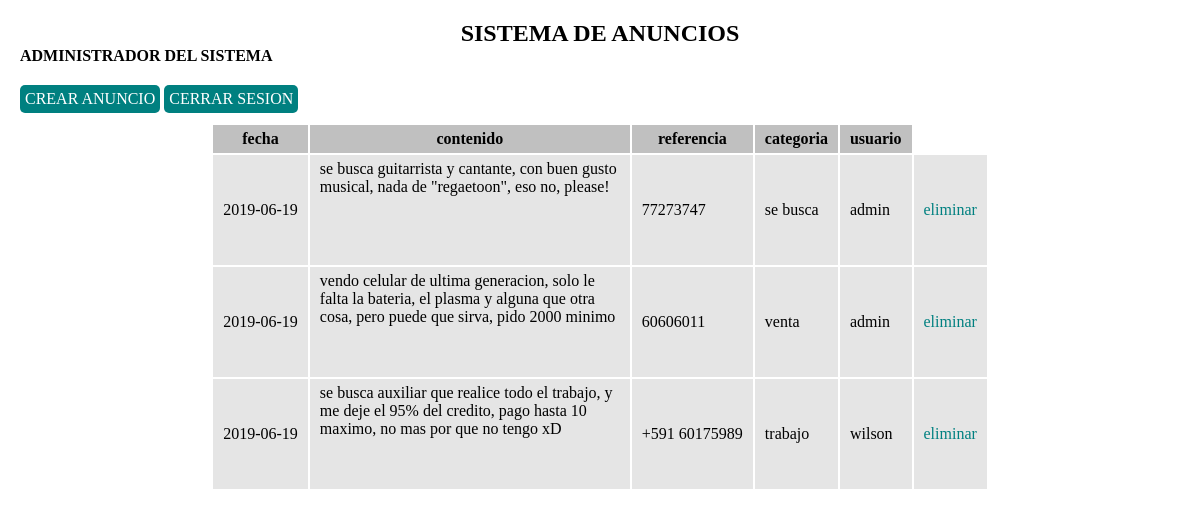
Screenshot of /sistema.php (signed in) with the database file from the repository.
### tables this page shows
CREATE TABLE `avisos` (
  `id_avi` int(11) NOT NULL,
  `fecha` date NOT NULL,
  `titulo` varchar(100) NOT NULL,
  `contenido` text NOT NULL,
  `referencia` varchar(100) NOT NULL,
  `id_categoria` int(11) NOT NULL,
  `id_usuario` int(11) NOT NULL
);

CREATE TABLE `categorias` (
  `id_cat` int(11) NOT NULL,
  `descripcion` varchar(100) NOT NULL
);

CREATE TABLE `usuarios` (
  `id_us` int(11) NOT NULL,
  `usuario` varchar(50) NOT NULL,
  `password` varchar(50) NOT NULL
);

### sistema.php (the view, shortened to what this page needs)
<!DOCTYPE html>
<html>
<head>
	<link rel="stylesheet" type="text/css" href="estilos.css">
</head>
<body>
<?php
include("conexion.php");
if (isset($_SESSION['u_usuario'])) {
	?>
<section>
	<h1>SISTEMA DE ANUNCIOS</h1>
	<?php
if ($_SESSION['u_usuario']=="admin") {
?>
<b>ADMINISTRADOR DEL SISTEMA</b><br>
<?php
}
 ?>
	<a href="regisestu.php">CREAR ANUNCIO</a>
	<a href="cerrar.php">CERRAR SESION</a>
	<table>
		<thead><tr><th>fecha</th><th class="contenidoe">contenido</th><th>referencia</th><th>categoria</th><th>usuario</th></tr></thead>
		<tbody>
			<?php
			$consulta="SELECT * FROM avisos inner join
			categorias on id_cat=id_categoria inner join
			usuarios on id_us=id_usuario";
$resultado=$conexion->query($consulta);
while ($row=$resultado->fetch_assoc()) {
	?>
<tr><td><?php echo $row['fecha']; ?></td>
<td class="contenidoe" id="cls"><?php echo $row['contenido']; ?></td>
<td><?php echo $row['referencia']; ?></td>
<td><?php echo $row['descripcion']; ?></td>
<td><?php echo $row['usuario']; ?></td>
<?php
if ($_SESSION['u_usuario']=="admin") {
?>
<td><a href="eliminar.php?id=<?php echo $row['id_avi'];?>">eliminar</a></td>
<?php
}
 ?>
</tr><?php }
			?>
		</tbody>
	</table>
</section>
	<?php
}else{
	header("location:index.php");
}
?>
</body>
</html>

### estilos.css (style rules this page uses)
* { padding: 0; margin: 0; }
body { font-family: verdana; }
section { padding: 20px; }
section>a { text-decoration: none; padding: 5px; background-color: teal; color: white; display: inline-block; margin-top: 20px; border-radius: 5px; transition: 300ms; }
h1 { text-align: center; }
table { padding: 10px; margin: auto; }
table td,th { padding: 5px 10px; }
table th { background-color: silver; }
table td { background: rgba(0,0,0,.1); }
table a { color: teal; text-decoration: none; }
.contenidoe { width: 300px; display: block; }
#cls { height: 100px; }

### rows the page displays
avisos: fecha "2019-06-19", contenido "se busca guitarrista y cantante, con buen gusto musical, nada de \"regaetoon\", eso no, please!", referencia "77273747", id_categoria.descripcion "se busca", id_usuario.usuario "admin"
avisos: fecha "2019-06-19", contenido "vendo celular de ultima generacion, solo le falta la bateria, el plasma y alguna que otra cosa, pero puede que sirva, pido 2000 minimo", referencia "60606011", id_categoria.descripcion "venta", id_usuario.usuario "admin"
avisos: fecha "2019-06-19", contenido "se busca auxiliar que realice todo el trabajo, y me deje el 95% del credito, pago hasta 10 maximo, no mas por que no tengo xD", referencia "+591 60175989", id_categoria.descripcion "trabajo", id_usuario.usuario "wilson"
